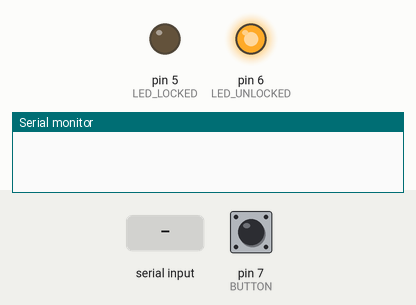
This sketch was run on a simulated Arduino Uno, built with avr-gcc and run on an emulated ATmega328P. Parts: output pins drawn as LEDs (lit = HIGH), the last lines printed to the serial monitor. The inputs (shaded band) are chosen by the test bench; at power-on: pin 7 (BUTTON) LOW.

Above: at 1.2 s.
1.3 s: pin 7 (BUTTON) pulled HIGH for 0.15 s
At 1.8 s:
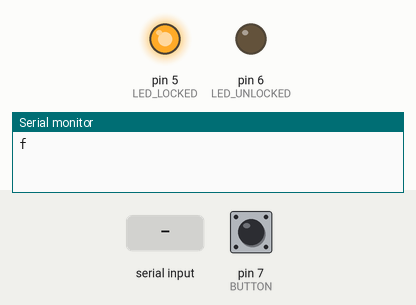
2.9 s: "c" received over Serial
At 4.1 s:
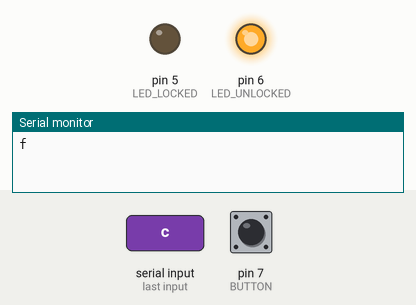
4.4 s: pin 7 (BUTTON) pulled HIGH for 1 s
At 5.3 s:
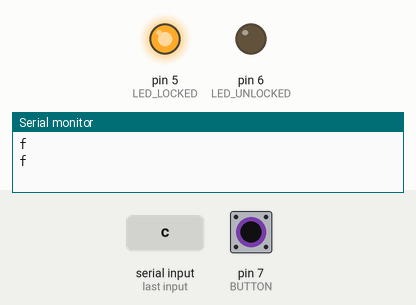
Timing chart, 0 to 12.9 s (numbered marks = the images above; inputs shaded):
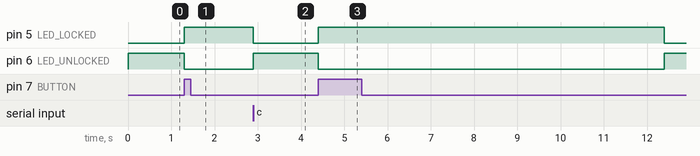

The sketch:

fotomatex.ino
```cpp
/*
  FOTOMATEX

	Created 8/06/2021
	By @javimogan

	https://github.com/javimogan/Fotomatex

*/
#define LED_LOCKED 5
#define LED_UNLOCKED 6
#define BUTTON 7
// If does not receive the command to unlock, do it in XXXX milliseconds
#define MAX_LOCKED_TIME 8000

bool locked = false;
unsigned long currentLockedTime = 0;

void setup()
{

  pinMode(BUTTON, INPUT);
  pinMode(LED_LOCKED, OUTPUT);
  pinMode(LED_UNLOCKED, OUTPUT);
  changeState();
  Serial.begin(115200);
}

void loop()
{
  //Check how long the microcontroller has been locked
  if ((millis() - currentLockedTime) >= MAX_LOCKED_TIME)
    unlock();
  // Unlock
  if (Serial.available() > 0 && Serial.read() == 'c')
    unlock();
  // Is the button is pressed in the unlocked state
  if (digitalRead(BUTTON) == HIGH && !locked)
  {
    //Block the microcontroller
    currentLockedTime = millis();
    locked = true;
    changeState();
    //Send command to take a photo
    Serial.println("f");
  }
}
// Unlock the microcontroller
void unlock()
{
  locked = false;
  changeState();
  currentLockedTime = 0;
}
// Change the state of the LEDs
void changeState()
{
  /*if(locked){
    digitalWrite(LED_LOCKED, 1);
    digitalWrite(LED_UNLOCKED, 0);
    }else{
      digitalWrite(LED_LOCKED, 0);
    digitalWrite(LED_UNLOCKED, 1);
    }*/
  digitalWrite(LED_LOCKED, locked);
  digitalWrite(LED_UNLOCKED, !locked);
}
```

Measured:
- after the input at 1.3 s, pin 5 (LED_LOCKED): LOW → HIGH at once; pin 6 (LED_UNLOCKED): HIGH → LOW at once
- after the input at 2.9 s, pin 5 (LED_LOCKED): HIGH → LOW at once; pin 6 (LED_UNLOCKED): LOW → HIGH at once
- after the input at 4.4 s, pin 5 (LED_LOCKED): LOW → HIGH at once, → LOW 8.0 s later; pin 6 (LED_UNLOCKED): HIGH → LOW at once, → HIGH 8.0 s later
